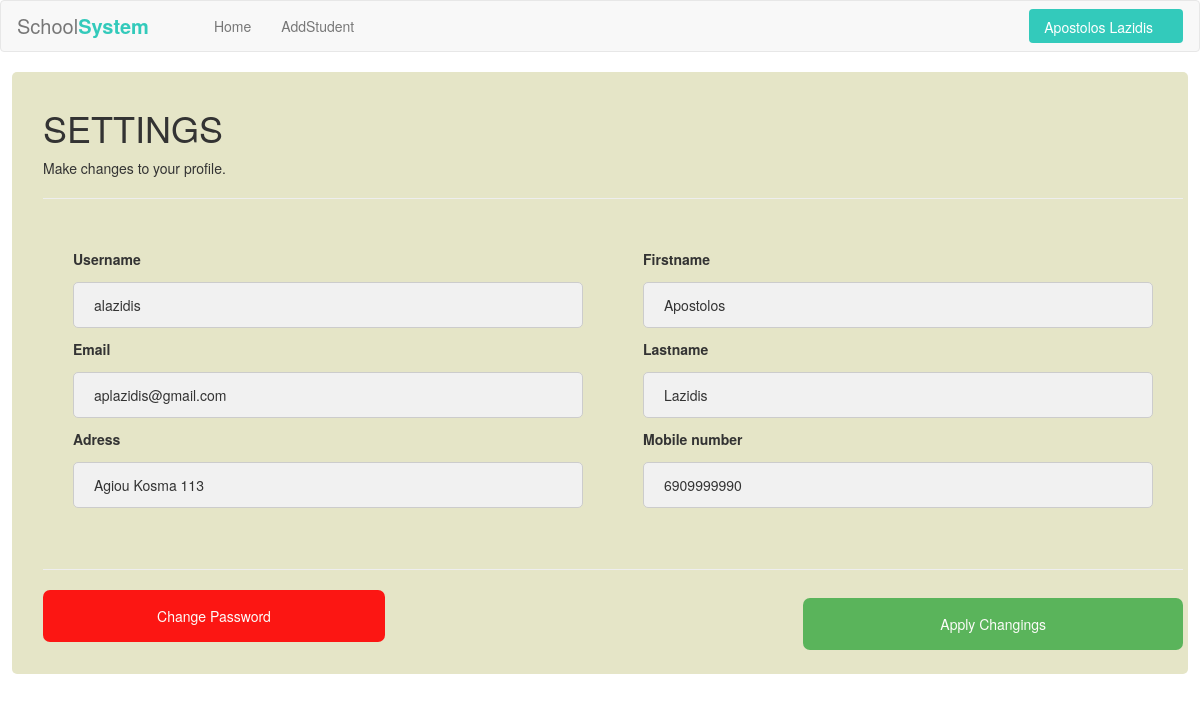
Page /login2/UpdateProfile.php (signed in) on the committed database.
### tables this page shows
CREATE TABLE `Teacher` (
  `ID` int(11) NOT NULL,
  `USERNAME` varchar(255) NOT NULL,
  `FIRSTNAME` varchar(255) NOT NULL,
  `LASTNAME` varchar(255) NOT NULL,
  `EMAIL` varchar(255) NOT NULL,
  `ADRESS` text NOT NULL,
  `PASSWORD` varchar(255) NOT NULL,
  `MOBILE_NUMBER` varchar(11) NOT NULL
);

### login2/UpdateProfile.php (the view, shortened to what this page needs)
<?php
$profil=$_SESSION['user'];
if($profil != true)
{
    header("Location: index.php");
}
else
{
	require_once('config.php');
	$username = $id  = $password = $confirm_password = $email = $firstname = $lastname = $adress = $mobile_phone = '';
	$username_err = $password_err = $confirm_password_err = $email_err = $firstname_err = $lastname_err = $adress_err = $mobile_phone_err = '';
	$sql = "SELECT * FROM Teacher WHERE USERNAME = '$profil' OR EMAIL= '$profil' ";
	$result = mysqli_query($link, $sql) or die(mysqli_error($link));
	$row = mysqli_fetch_assoc($result);
	$username = $row['USERNAME'];
	$email = $row['EMAIL'];
	$firstname = $row['FIRSTNAME'];
 	$lastname = $row['LASTNAME'];
 	$adress = $row['ADRESS'];
 	$mobile_phone = $row['MOBILE_NUMBER'];
}
?>
<?php
include('header.php');
?>
<!DOCTYPE html>
<html>
<head>
<link rel="stylesheet" href="css/updProfil.css" type="text/css">
  <link rel="stylesheet" href="https://maxcdn.bootstrapcdn.com/bootstrap/3.3.7/css/bootstrap.min.css">
</head>
<body style="background-color:white;">
<div class=container-for-all style="background-color: #e5e5c7;">
	<form action="UpdateProfile.php" method="post">
  		<div class="container">
    <h1>SETTINGS</h1>
    <p>Make changes to your profile.</p>
    <hr>
	<div class="cont1" >
	<div class="fs">
		<div class="<?php echo (!empty($username_err)) ? 'has-error' : ''; ?>">
			<label for="user"><b>Username</b></label>
			<br>
			<input type="text" value="<?php echo $username; ?>" name="user" placeholder="Enter Username">
		</div>
		<div class="<?php echo (!empty($email_err)) ? 'has-error' : ''; ?>">
			<label for="email"><b>Email</b></label>
			<br>
			<input placeholder="Enter Email" type="text" value="<?php echo $email; ?>" name="email" >
		</div>
		<div class="<?php echo (!empty($adress_err)) ? 'has-error' : ''; ?>">
			<label for="adress"><b>Adress</b></label>
			<br>
			<input placeholder="Enter Adress" type="text" value="<?php echo $adress; ?>" name="adress" >
		</div>
	</div>
	<div class="fs">
		<div class="<?php echo (!empty($firstname_err)) ? 'has-error' : ''; ?>">
			<label for="firstname"><b>Firstname</b></label>
			<br>
			<input type="text" value="<?php echo $firstname; ?>" name="firstname" placeholder="Enter Firstname">
		</div>
		<div class="<?php echo (!empty($lastname_err)) ? 'has-error' : ''; ?>">
			<label for="lastname"><b>Lastname</b></label>
			<br>
			<input type="text" value="<?php echo $lastname; ?>" name="lastname" placeholder="Enter Lastname">
		</div>
		<div class="<?php echo (!empty($mobile_phone_err)) ? 'has-error' : ''; ?>">
			<label for="mobile_numb"><b>Mobile number</b></label>
			<br>
			<input placeholder="Enter Mobile Number" type="text" value="<?php echo $mobile_phone; ?>" name="mobl" >
		</div>
	</div>
	</div>
	<div class="fs2">
		<hr>
		<button type="submit" name="btn-reg" class="registerbtn" style="float:right;">Apply Changings</button>
    <a href="ChangePassword.php" style="width:30%;padding: 16px 20px;background-color:red;border: none;cursor: pointer;border-radius:7px;text-decoration: none;text-align:center;display: inline-block;color: white;opacity: 0.9;">Change Password</a>
	</div>
  </div>
</form>
</div>
</body>
</html>

### login2/header.php (shortened to what this page needs)
<?php
$profil=$_SESSION['user'];
if($profil != true)
{
    header("Location: index.php");
}
else
{
$sqle = "SELECT * FROM Teacher WHERE USERNAME = '$profil' OR EMAIL= '$profil' ";
  $resulte = mysqli_query($link, $sqle) or die(mysqli_error($link));
  $rowe = mysqli_fetch_assoc($resulte);
  $firstn = $rowe['FIRSTNAME'];
  $lastnam = $rowe['LASTNAME'];
}
?>
<!DOCTYPE html>
<html lang="en">
<head>
<link rel="stylesheet"  href="header.css">
<link rel="stylesheet" href="https://maxcdn.bootstrapcdn.com/font-awesome/4.7.0/css/font-awesome.min.css">
<link rel="stylesheet" href="https://maxcdn.bootstrapcdn.com/bootstrap/3.3.7/css/bootstrap.min.css">
</head>
<body>
<nav class="navbar navbar-default navbar-expand-lg navbar-light">
  <div class="navbar-header d-flex col">
    <a class="navbar-brand" href="teacher.php">School<b>System</b></a>
  </div>
  <div id="navbarCollapse" class="collapse navbar-collapse justify-content-start">
    <ul class="nav navbar-nav">
      <li class="nav-item"><a href="teacher.php" class="nav-link">Home</a></li>
      <li class="nav-item"><a href="AddStudent.php" class="nav-link">AddStudent</a></li>
    </ul>
    <ul class="nav navbar-nav navbar-right ml-auto">
      <li class="nav-item">
        <a href="#" data-toggle="dropdown" class="btn btn-primary dropdown-toggle get-started-btn mt-1 mb-1"><?php echo $firstn ." ". $lastnam; ?></a>
      </li>
    </ul>
  </div>
</nav>
</body>
</html>

### login2/header.css (style rules this page uses)
.navbar-header.col { padding: 0 !important; }
.navbar { background: #fff; padding-left: 16px; padding-right: 16px; border-bottom: 1px solid #dfe3e8; border-radius: 0; }
.navbar .navbar-brand, .navbar .navbar-brand:hover, .navbar .navbar-brand:focus { padding-left: 0; font-size: 20px; padding-right: 50px; }
.navbar .navbar-brand b { font-weight: bold; color: #33cabb; }
.navbar .nav li { position: relative; }
.navbar .nav li a { color: #888; }
.navbar .nav .btn-primary, .navbar .nav .btn-primary:active { color: #fff; background: #33cabb; padding-top: 8px; padding-bottom: 6px; vertical-align: middle; border: none; }
.navbar .navbar-right li:first-child a { padding-right: 30px; }
.navbar .nav .get-started-btn { min-width: 120px; margin-top: 8px; margin-bottom: 8px; }
.navbar .navbar-right .dropdown-toggle::after { display: none; }

### login2/css/updProfil.css (style rules this page uses)
body { font-family: Arial, Helvetica, sans-serif; }
* { box-sizing: border-box; }
.container-for-all { margin:10px 1% 0 1%; padding: 16px; background-color: #e5e5c7; border-radius:5px; }
.fs { float:left; padding: 30px; width:50%; }
.fs2 { width:100%; float:left; }
input[type=text] { width: 100%; padding: 15px; margin: 5px 0px 22px 0; display: inline-block; border: none; background: #f1f1f1; border-radius:5px; }
hr { border: 1px solid #f1f1f1; margin-bottom: 25px; }
.registerbtn { background-color: #4CAF50; color: white; padding: 16px 20px; margin: 8px 0; border: none; cursor: pointer; width: 33.3%; opacity: 0.9; border-radius:7px; }
a { color: dodgerblue; }
input[type=text], input[type=password] { width: 100%; padding: 12px 20px; margin: 8px 0; display: inline-block; border: 1px solid #ccc; box-sizing: border-box; }

### rows in the picture
teacher: FIRSTNAME "Apostolos", LASTNAME "Lazidis", user "alazidis", email "aplazidis@gmail.com", adress "Agiou Kosma 113", firstname "Apostolos", lastname "Lazidis", mobl "6909999990"
